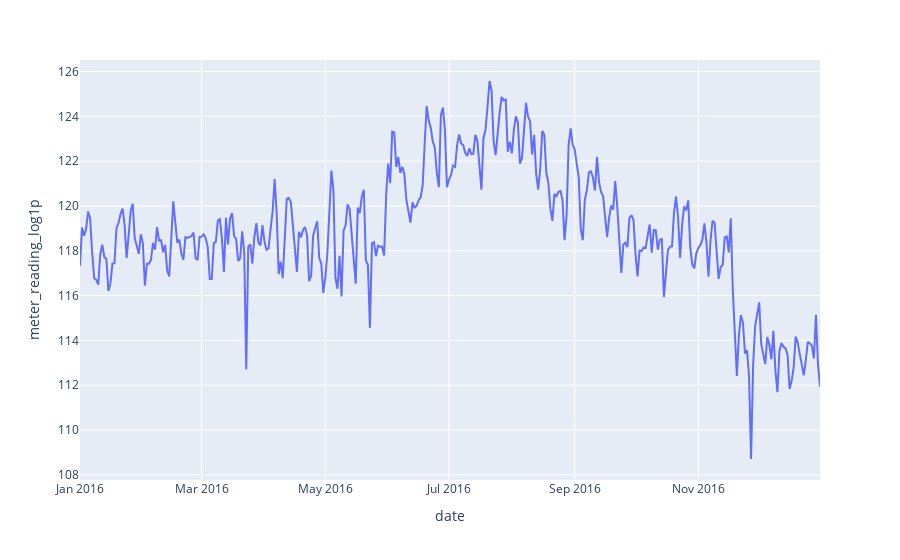

Notebook cell for this chart:
### Code cell
plot_date_usage(train_df, meter=0, building_id=156)

### Figure 1 — Plotly figure (JSON) as saved in the notebook; plotly's stock layout.template omitted (floating-point values rounded to 4 significant figures; data arrays with more than 128 entries replaced by an {"elided": "..."} marker saying what was removed)
{"data": [{"hoverlabel": {"namelength": 0}, "hovertemplate": "date=%{x}<br>meter_reading_log1p=%{y}", "legendgroup": "", "line": {"color": "#636efa", "dash": "solid"}, "mode": "lines", "name": "", "showlegend": false, "type": "scatter", "x": {"elided": "366 str values"}, "xaxis": "x", "y": {"elided": "366 float values"}, "yaxis": "y"}], "layout": {"legend": {"tracegroupgap": 0}, "margin": {"t": 60}, "xaxis": {"anchor": "y", "domain": [0.0, 1.0], "title": {"text": "date"}}, "yaxis": {"anchor": "x", "domain": [0.0, 1.0], "title": {"text": "meter_reading_log1p"}}}}
